Frame 1 (no input): blank canvas, image omitted
Frame 60 (the mouse pressed at the canvas centre just before this capture): blank canvas, image omitted
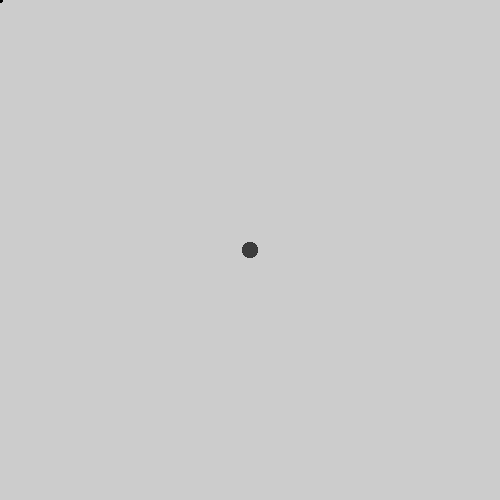
Frame 120 (the mouse held since frame 60 and released just before this capture)

The Processing sketch whose frames 1 and 60 were blank and that drew this single picture after the mouse press (run headless with seeded random() and noise(); from frame 60 on, the mouse is pressed at the canvas centre):

// Processing sketch: processing_164821
// ── processing_164821.pde

float c=0;
void setup(){
  size(500,500);
  smooth();
  noStroke();
  noFill();
  
}

void draw(){
  for(int i=0;i<100;i+=100){
    if((mouseX<250)&&(mouseY>250))  {
  fill(c);
  ellipse(mouseX,mouseY,i+20,i+20);
}else if((mouseX<250)&&(mouseY<250)){
  fill(c);
  ellipse(mouseX,mouseY,i+5,5+i);
}else if ((mouseX>250)&&(mouseY<250)){
  fill(c);
  ellipse(mouseX,mouseY,i+10,i+10);
}else{
  fill(c);
  ellipse(mouseX,mouseY,i+15,i+15);
  c+=1;
}
  }
}
